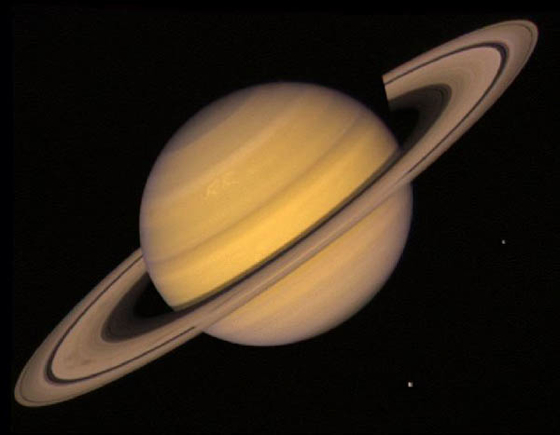
%> input picture 6/src/saturn.tif, 560 x 435 px
$ octave lw_6.m   (GNU Octave 9; MATLAB toolbox functions it lacks are replaced by stand-ins)
%> lines starting %> are read from the running program, lines starting %| are printed output that depends on the picture; in (x1, y1, x2, y2) boxes, pixels count from 0 and x2, y2 are one past the last pixel; in counts of white or black regions, pixels touching at a corner belong together; the program's own positions count from 1
orig_img = imread('saturn.tif');
%> orig_img is the input picture: size 435x560x3 uint8; mean R, G, B 54.1, 41.7, 27.3
method = 'Prewitt';       % Метод виділення контурів
noise_type = 'speckle';   % Тип шуму
noise_var = 0.02;         % Дисперсія шуму

if ndims(orig_img) == 3
    orig_img = rgb2gray(orig_img);
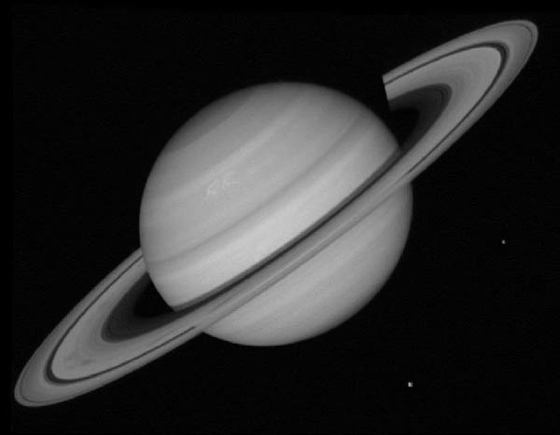
%> orig_img: size 435x560 uint8; min 0, max 204, mean 43.7
end
I = im2double(orig_img);

% --- 2. ЕТАП 1: ПОЧАТКОВЕ ЗОБРАЖЕННЯ ---
% Виділення контурів на оригіналі
% Використовуємо автоматичний поріг (другий вихідний аргумент thresh)
[BW_orig, thresh] = edge(I, method);
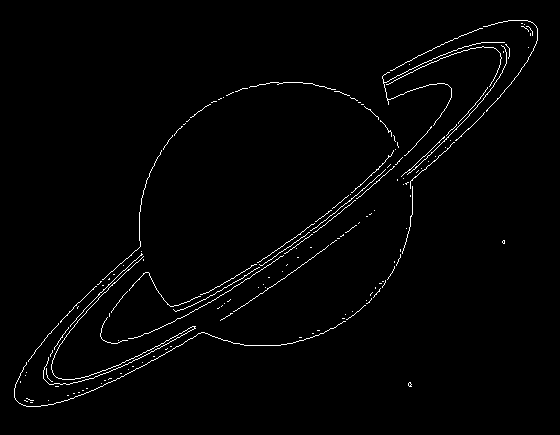
%> BW_orig: size 435x560 logical; 1.6% white in thin lines or dots, all inside (x1, y1, x2, y2) = (14, 20, 538, 407)
%> thresh = 0.0381
cnt_orig = nnz(BW_orig); % Кількість білих пікселів (контурів)
%> cnt_orig = 3805

% --- 3. ЕТАП 2: ЗАШУМЛЕНЕ ЗОБРАЖЕННЯ ---
noisy_I = imnoise(I, noise_type, noise_var);
BW_noisy = edge(noisy_I, method); % Той самий метод
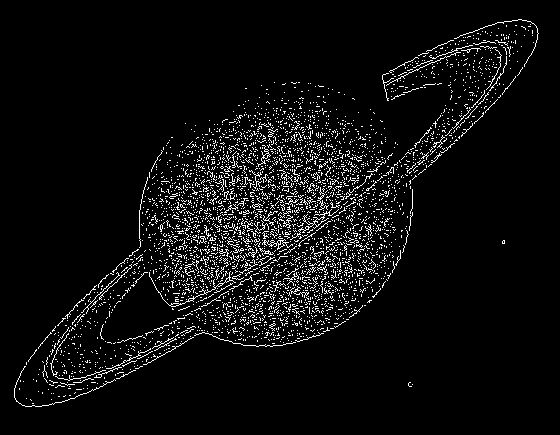
%> BW_noisy: size 435x560 logical; 5.4% white in thin lines or dots, all inside (x1, y1, x2, y2) = (14, 19, 539, 407)
cnt_noisy = nnz(BW_noisy);
%> cnt_noisy = 13159

% --- 4. ЕТАП 3: ВІДНОВЛЕНЕ ЗОБРАЖЕННЯ ---
restored_I = medfilt2(noisy_I, [3 3]);
BW_restored = edge(restored_I, method);
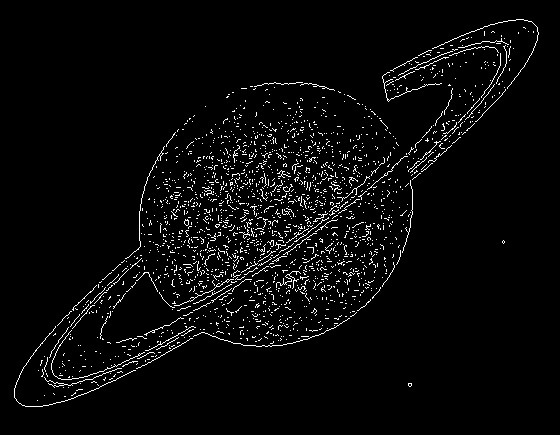
%> BW_restored: size 435x560 logical; 3.6% white in thin lines or dots, all inside (x1, y1, x2, y2) = (14, 19, 539, 407)
cnt_restored = nnz(BW_restored);
%> cnt_restored = 8714

% --- 5. ВІЗУАЛІЗАЦІЯ ---
% Формування тексту статистики
statsStr = sprintf(['Method: %s\n' ...
    'Original Edges:\t%d px\n' ...
    'Noisy Edges:\t%d px\n' ...
    'Restored Edges:\t%d px'], ...
    method, cnt_orig, cnt_noisy, cnt_restored);

f = figure('Name', 'Lab 6: Edge Detection Analysis', 'NumberTitle', 'off');
set(f, 'Position', [100, 100, 1200, 350]);

splt(0, [], statsStr);
splt(1, BW_orig, 'Оригінал (Контури)');
splt(2, BW_noisy, ['Шум ' noise_type ' (Контури)']);
splt(3, BW_restored, 'Відновлене (Контури)');

exportgraphics(f, [mfilename('fullpath') '_result.png'], 'Resolution', 300);
close(f);
% --- ДОПОМІЖНА ФУНКЦІЯ ---
function splt(inx, I, txt_str)
    subplot(1, 4, inx+1); imshow(I);  title(txt_str);
end
